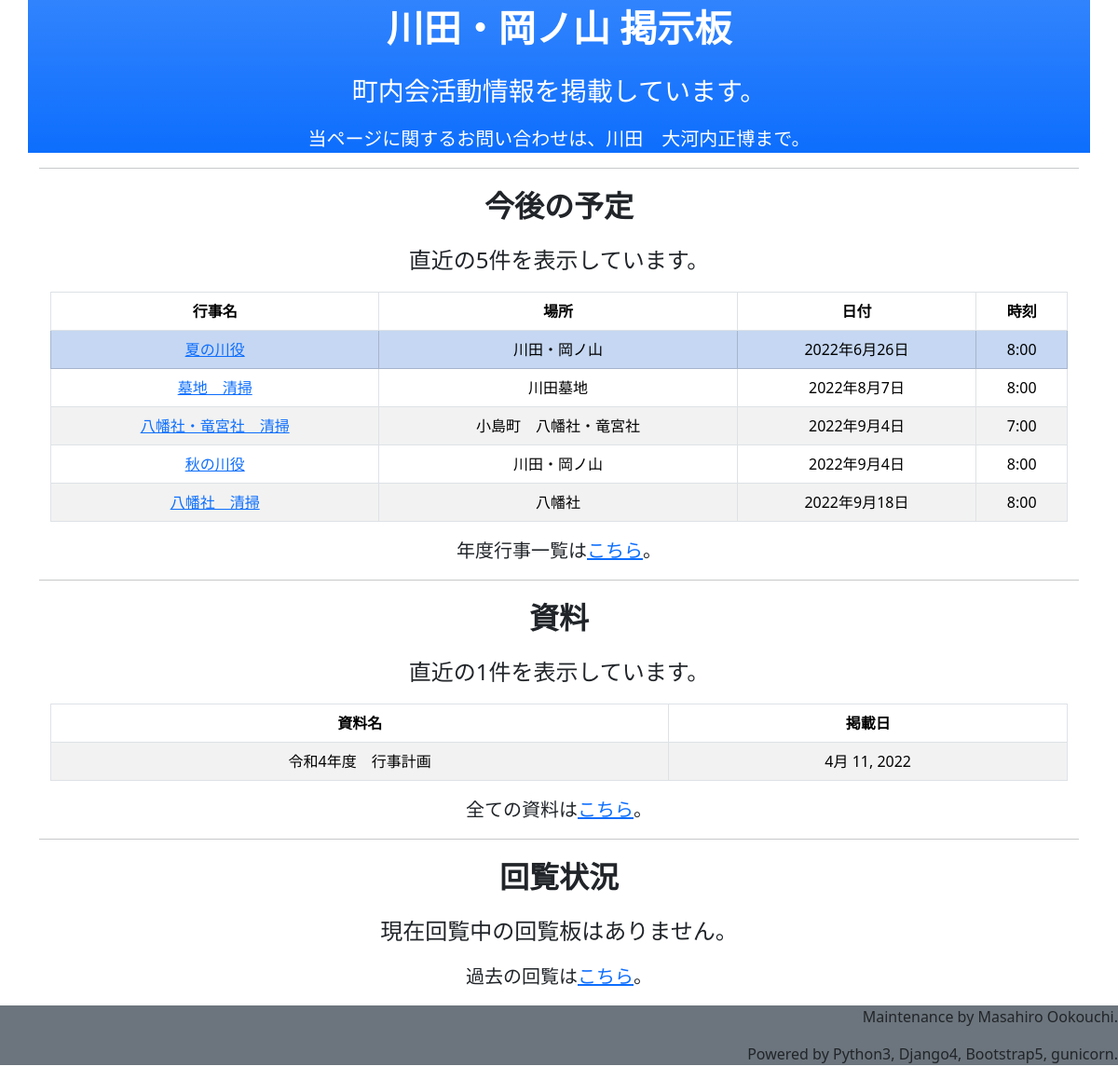
The app's page /, older data.
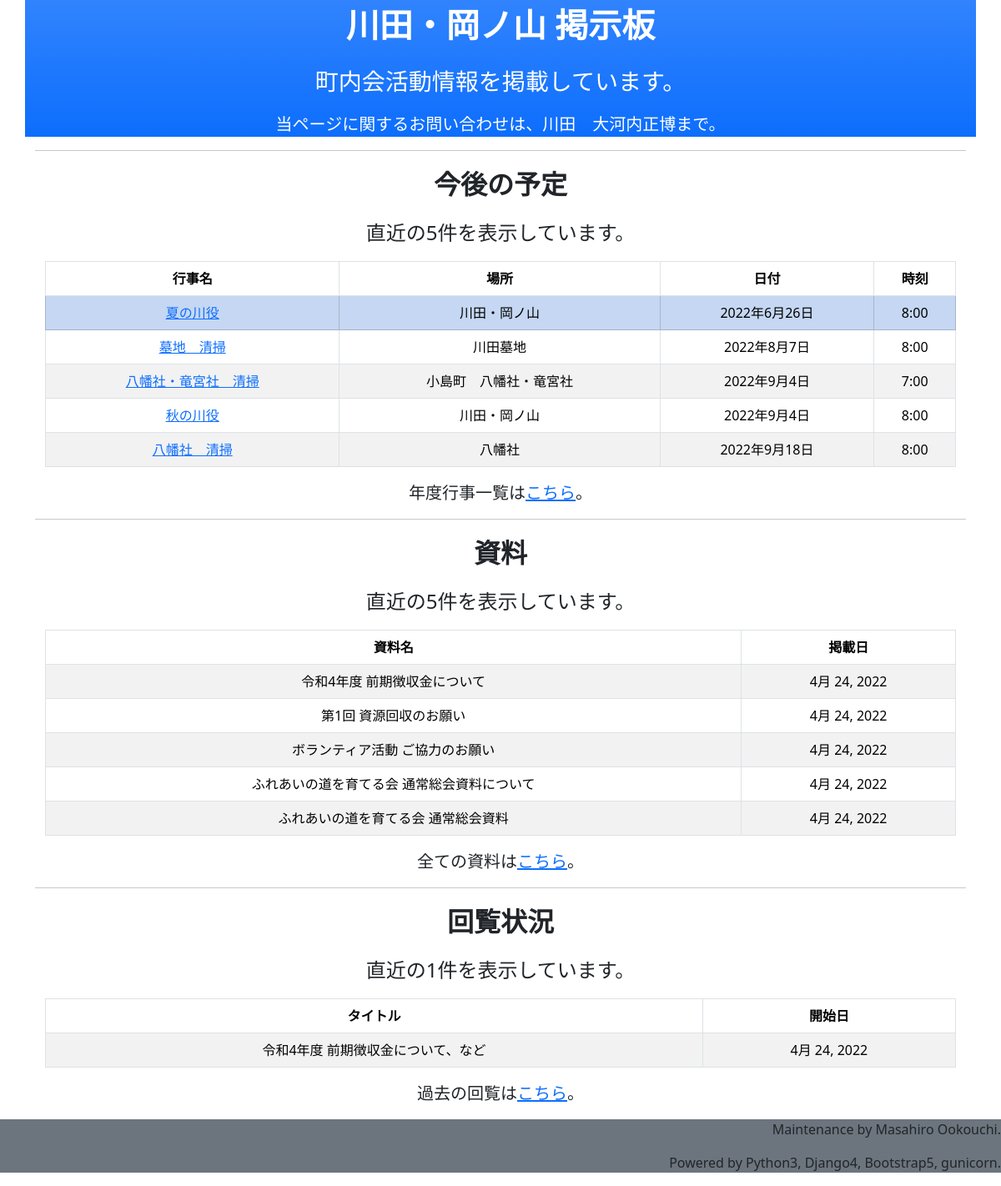
The same page, newer data.
### EventSchedule/models.py (models this page shows, shortened)
class EventSchedule(models.Model):
    event_name = models.CharField('Event Name', max_length=100)
    place = models.CharField('Place', max_length=100)
    target_person = models.CharField('Target', max_length=100, null=True, blank=True)
    detail_info = models.TextField('Detail', max_length=1000, null=True, blank=True)
    schedule_daytime = models.DateTimeField('Schedule')
    preparation_daytime = models.DateTimeField('Preparation', null=True, blank=True)
    implementation_datetime = models.DateTimeField('Implemantation', null=True, blank=True)
    remarks = models.TextField('Remark', max_length=1000, null=True, blank=True)

### Documents/models.py (models this page shows, shortened)
class Document(models.Model):
    document_name = models.CharField('Document Name', max_length=200)
    upload_date = models.DateField('Upload Date')
    document_file = models.FileField('Document File', upload_to='documents/%Y', validators=[FileExtensionValidator('pdf', )], null=True, blank=True)
    remarks_text = models.TextField('Remarks', max_length=1000, null=True, blank=True)

### CirculationBoard/models.py (models this page shows, shortened)
class Circulationboard(models.Model):
    title = models.CharField('Title', max_length=200)
    start_date = models.DateField('Start Date')
    end_date = models.DateField('End Date', null=True, blank=True)
    document_list = models.ForeignKey(Document, on_delete=models.CASCADE, null=True, blank=True)

### BulletinBoard/views.py (the view)
# urls.py: path('', views.index, name='index'),
def index(request):
    today = timezone.now()
    first_event = EventSchedule.objects.filter(schedule_daytime__gt=today).order_by('schedule_daytime').first()
    event_list = EventSchedule.objects.filter(schedule_daytime__gt=today).order_by('schedule_daytime')[1:5]
    document_list = Document.objects.filter(upload_date__lte=today).order_by('-upload_date')[:5]
    circulating_list = Circulationboard.objects.filter(end_date__isnull=True).order_by('start_date')[:5]
    context = {
        'firstevent':first_event,
        'eventlist':event_list,
        'documentlist':document_list,
        'circulatinglist':circulating_list,
    }
    return render(request, 'BulletinBoard/index.html', context)

### templates/BulletinBoard/index.html
<!DOCTYPE html>
{% extends 'base_bulletinboard.html' %}
{% block header_message %}
    <header>
        <p class='fs-1 fw-bold text-center'>川田・岡ノ山 掲示板</p>
        <p class='fs-3 text-center'>町内会活動情報を掲載しています。</p>
        <p class='fs-5 text-center'>当ページに関するお問い合わせは、川田　大河内正博まで。</p>
    </header>
{% endblock %}
{% block main_contents %}
    <hr>
    <div class='container'>
        <p class='fs-2 fw-bold text-center'>今後の予定</h2>
        {% if eventlist %}
        <p class='fs-4 text-center'>直近の{{ eventlist.count|add:1 }}件を表示しています。</p>
        <table class='table table-striped table-bordered text-center'>
            <thead>
                <tr>
                    <th>行事名</th>
                    <th>場所</th>
                    <th>日付</th>
                    <th>時刻</th>
                </tr>
            </thead>
            <tbody>
                <tr class='table-primary'>
                    <td scope="row"><a href={% url "EventSchedule:EventDetail" firstevent.id %}>{{ firstevent.event_name }}</a></td>
                    <td>{{ firstevent.place }}</td>
                    <td>{{ firstevent.schedule_daytime | date:'Y年n月j日' }}</td>
                    <td>{{ firstevent.schedule_daytime | date:'G:i' }}</td>
                </tr>
                {% for event in eventlist %}
                <tr>
                    <td scope="row"><a href="{% url 'EventSchedule:EventDetail' event.id %}">{{ event.event_name }}</a></td>
                    <td>{{ event.place }}</td>
                    <td>{{ event.schedule_daytime | date:'Y年n月j日' }}</td>
                    <td>{{ event.schedule_daytime | date:'G:i' }}</td>
                </tr>
                {% endfor %}
            </tbody>
        </table>
        <p class='fs-5 text-center'>年度行事一覧は<a href={% url 'EventSchedule:AllEventSchedule' %}>こちら</a>。</p>
        {% else %}
        <p class='fs-4 text-center'>予定された行事はありません</p>
        {% endif %}
    </div>
    <hr>
    <div class='container'>
        <p class='fs-2 fw-bold text-center'>資料</p>
        {% if documentlist %}
        <p class='fs-4 text-center'>直近の{{ documentlist.count }}件を表示しています。</p>
        <table class='table table-striped table-bordered text-center'>
            <thead>
                <tr>
                    <th>資料名</th>
                    <th>掲載日</th>
                </tr>
            </thead>
            <tbody>
                {% for document in documentlist %}
                <tr>
                    <td scope="row">{{ document.document_name }}</td>
                    <td>{{ document.upload_date }}</td>
                </tr>
                {% endfor %}
            </tbody>
        </table>
        {% else %}
        <p class='fs-4 text-center'>掲載資料はありません。</p>
        {% endif %}
        <p class='fs-5 text-center'>全ての資料は<a href={% url 'Documents:AllDocumentList' %}>こちら</a>。</p>
    </div>
    <hr>
    <div class='container'>
        <p class='fs-2 fw-bold text-center'>回覧状況</h1>
        {% if circulatinglist %}
        <p class='fs-4 text-center'>直近の{{ circulatinglist.count }}件を表示しています。</p>
        <table class="table table-striped table-bordered text-center">
            <thead>
                <tr>
                    <th>タイトル</th>
                    <th>開始日</th>
                </tr>
            </thead>
            <tbody>
                {% for board in circulatinglist %}
                <tr>
                    <td scope="row">{{ board.title }}</td>
                    <td>{{ board.start_date }}</td>
                </tr>
                {% endfor %}
            </tbody>
        </table>
        {% else %}
        <p class='fs-4 text-center'>現在回覧中の回覧板はありません。</p>
        {% endif %}
        <p class='fs-5 text-center'>過去の回覧は<a href={% url 'CirculationBoard:AllCirculationBoard' %}>こちら</a>。</p>
    </div>
{% endblock %}

Row changes from the older to the newer data that the page shows:
no longer on this page (row unchanged): Document: document_name "令和4年度 行事計画", upload_date "4月 11, 2022"
added Document: document_name "令和4年度 前期徴収金について", upload_date "4月 24, 2022"
added Document: document_name "第1回 資源回収のお願い", upload_date "4月 24, 2022"
added Document: document_name "ボランティア活動 ご協力のお願い", upload_date "4月 24, 2022"
added Document: document_name "ふれあいの道を育てる会 通常総会資料について", upload_date "4月 24, 2022"
added Document: document_name "ふれあいの道を育てる会 通常総会資料", upload_date "4月 24, 2022"
added Circulationboard: title "令和4年度 前期徴収金について、など", start_date "4月 24, 2022"
Text that changed along with them:
{{ documentlist.count }}: "1" → "5"
{{ circulatinglist.count }}: (not shown) → "1"
text no longer shown: "現在回覧中の回覧板はありません。"
text now shown: "直近の 件を表示しています。 タイトル 開始日"
